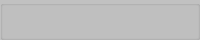
<?xml version="1.0" encoding="UTF-8"?>
<ui version="4.0">
 <class>UIAudioChange</class>
 <widget class="QWidget" name="UIAudioChange">
  <property name="geometry">
   <rect>
    <x>0</x>
    <y>0</y>
    <width>200</width>
    <height>40</height>
   </rect>
  </property>
  <property name="windowTitle">
   <string>UIAudioChange</string>
  </property>
  <widget class="QGroupBox" name="audio_groupBox">
   <property name="geometry">
    <rect>
     <x>0</x>
     <y>0</y>
     <width>200</width>
     <height>40</height>
    </rect>
   </property>
   <property name="styleSheet">
    <string notr="true">background-color: rgb(193, 193, 193);</string>
   </property>
   <property name="title">
    <string/>
   </property>
  </widget>
 </widget>
 <layoutdefault spacing="6" margin="11"/>
 <resources/>
 <connections/>
</ui>
